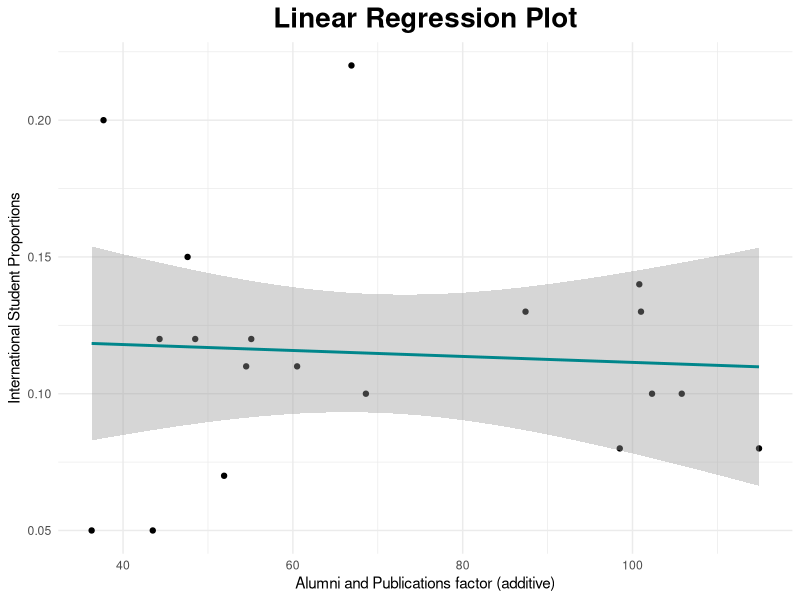
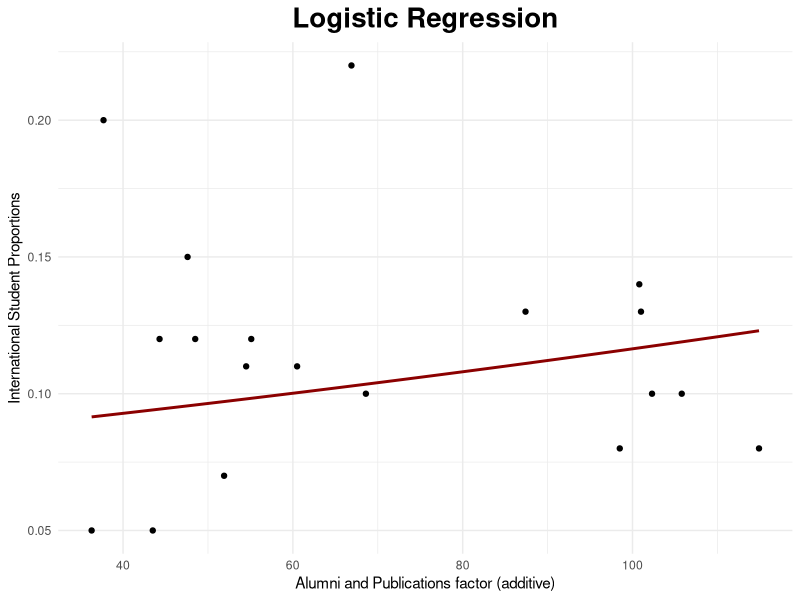
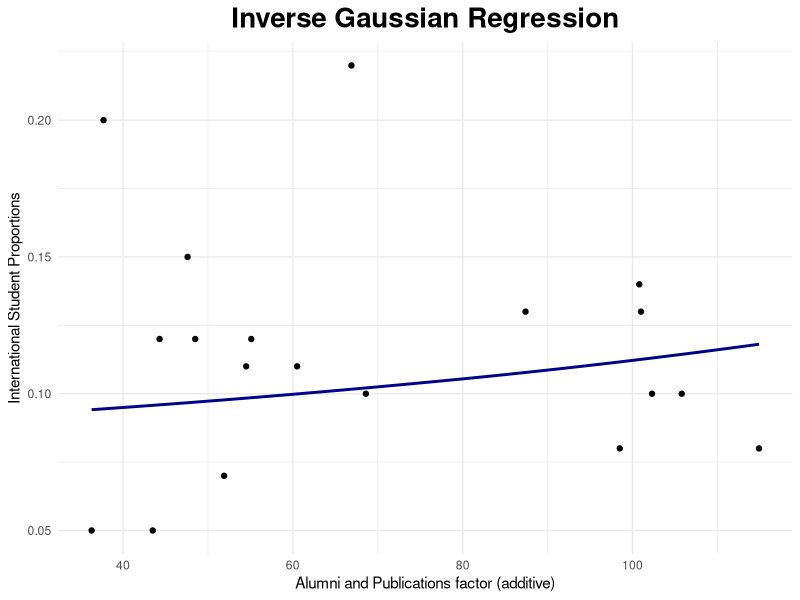
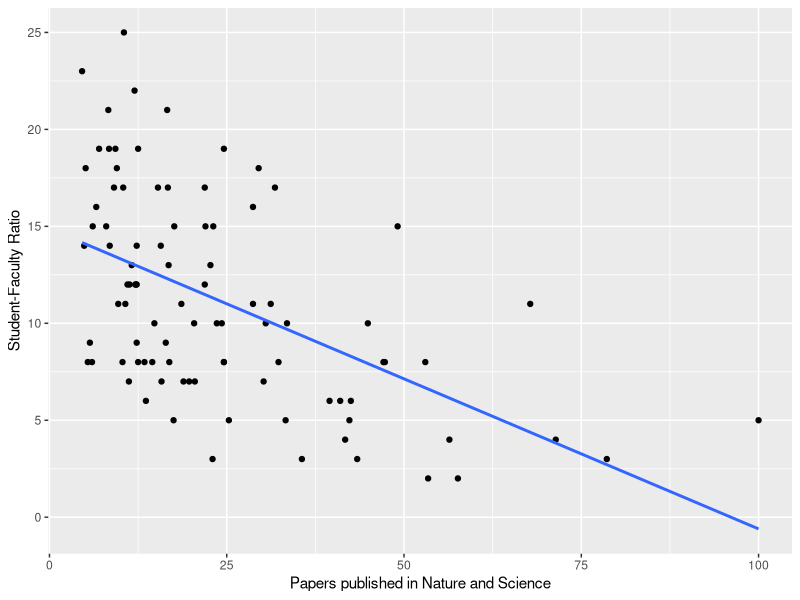
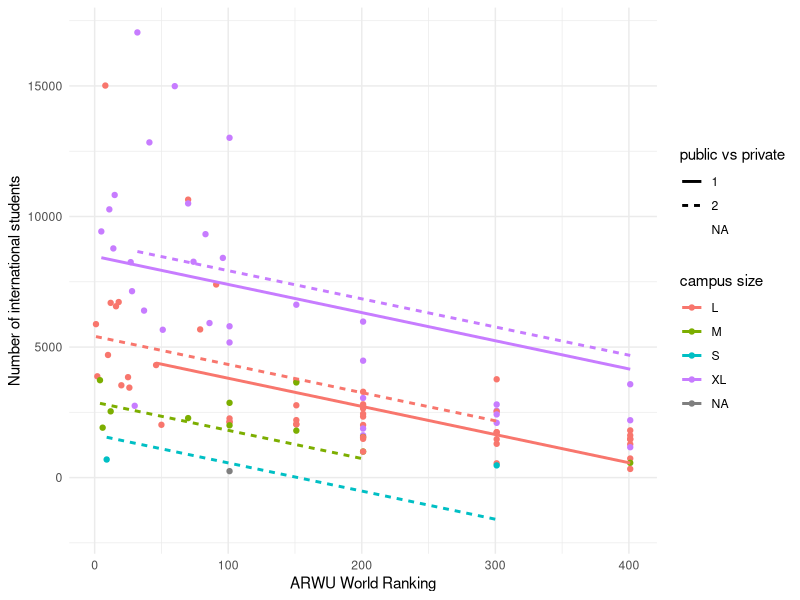

Here is the R script that generated these plots, in order:
## ---- chunk 1
library(tidyverse)
library(modelr)
library(caTools)

#Import Data
cleaned_data <- read.csv(file = "full_data_leftjoinCarnegie_clean2.csv")
processed_data1 <- na.omit(data.frame(y = cleaned_data$international_students_natlib, x= cleaned_data$alumni_arwu + cleaned_data$pub_arwu) )
split <- sample.split(processed_data1, SplitRatio = 0.7)
dt = sort(sample(nrow(processed_data1), nrow(processed_data1)*.7))
train<-processed_data1[dt,]
test<-processed_data1[-dt,]

#Comparing different model 
linear_model <- lm(y~x, data=train)
summary(linear_model)
ggplot(test,aes(x, y)) +
  geom_point() +
  geom_smooth(method="lm", se=TRUE, color="turquoise4") +
  theme_minimal() +
  labs(x="Alumni and Publications factor (additive)", y="International Student Proportions", title="Linear Regression Plot") +
  theme(plot.title = element_text(hjust=0.5, size=20, face="bold"))
suppressWarnings({
  g_model1 <- glm(y~x, data=train, family = binomial())#Logistic 1
  g_model2 <- glm(y~x, data=train, family = quasibinomial()) #Logistic 2
  g_model3 <- glm(y~x, data=train, family = gaussian()) # Identity
  g_model4 <- glm(y~x, data=train, family = poisson()) #log
  g_model5 <- glm(y~x, data=train, family = inverse.gaussian()) #1/mu^2
  g_model6 <- glm(y~x, data=train, family = Gamma()) #Inverse
})
summary(g_model1)
summary(g_model2)
summary(g_model3)
summary(g_model4)
summary(g_model5)
summary(g_model6)
y_predict1 <- data.frame(x = test$x, y =predict(g_model1, test, type = "response"))
y_predict2 <- data.frame(x = test$x, y =predict(g_model2, test, type = "response"))
y_predict3 <- data.frame(x = test$x, y =predict(g_model3, test, type = "response"))
y_predict4 <- data.frame(x = test$x, y =predict(g_model4, test, type = "response"))
y_predict5 <- data.frame(x = test$x, y =predict(g_model5, test, type = "response"))
y_predict6 <- data.frame(x = test$x, y =predict(g_model6, test, type = "response"))
#Plotting graphs
g1<- ggplot(test, aes(x, y)) + geom_point() + geom_smooth(data = y_predict1,  se=FALSE, color="red4", alpha = 0.1)+
  theme_minimal() +
  labs(x="Alumni and Publications factor (additive)", y="International Student Proportions", title="Logistic Regression") +
  theme(plot.title = element_text(hjust=0.5, size=20, face="bold"))
g2<- ggplot(test, aes(x, y)) + geom_point() + geom_smooth(data = y_predict2,  se=FALSE, color="orange4", alpha = 0.1)+
  theme_minimal() +
  labs(x="Alumni and Publications factor (additive)", y="International Student Proportions", title="Quasipolynomial Regression") +
  theme(plot.title = element_text(hjust=0.5, size=20, face="bold"))
g3<- ggplot(test, aes(x, y)) + geom_point() + geom_smooth(data = y_predict3,  se=FALSE, color="yellow4", alpha = 0.1)+
  theme_minimal() +
  labs(x="Alumni and Publications factor (additive)", y="International Student Proportions", title="Gaussian Regression (link: Identity Function) ") +
  theme(plot.title = element_text(hjust=0.5, size=20, face="bold"))
g4<- ggplot(test, aes(x, y)) + geom_point() + geom_smooth(data = y_predict4,  se=FALSE, color="green4", alpha = 0.1)+
  theme_minimal() +
  labs(x="Alumni and Publications factor (additive)", y="International Student Proportions", title="Poisson Regression (link: Log Function)") +
  theme(plot.title = element_text(hjust=0.5, size=20, face="bold"))
g5<- ggplot(test, aes(x, y)) + geom_point() + geom_smooth(data = y_predict5,  se=FALSE, color="blue4", alpha = 0.1)+
  theme_minimal() +
  labs(x="Alumni and Publications factor (additive)", y="International Student Proportions", title="Inverse Gaussian Regression") +
  theme(plot.title = element_text(hjust=0.5, size=20, face="bold"))
g6<- ggplot(test, aes(x, y)) + geom_point() +  geom_smooth(data = y_predict6,  se=FALSE, color="purple4", alpha = 0.1)+
  theme_minimal() +
  labs(x="Alumni and Publications factor (additive)", y="International Student Proportions", title="Gamma Regression (link: Inverse Function)") +
  theme(plot.title = element_text(hjust=0.5, size=20, face="bold"))
g1
g5

## ---- chunk 2
# Read in data and some basic cleaning
data_cleaned <- read.csv("full_data_leftjoinCarnegie_clean2.csv")
y = data_cleaned$international_students_natlib
x1 = data_cleaned$n_s_arwu
x2 = data_cleaned$stu_facl_ratio_qs
#linear regression
linearRegression = lm(x1~x2)
summary(linearRegression)
#Plotting
data_cleaned %>% ggplot(aes(x = n_s_arwu, y= stu_facl_ratio_qs)) +
  geom_point()+
  geom_smooth(method = "lm",se = FALSE) +
  labs(x = "Papers published in Nature and Science",
       y = "Student-Faculty Ratio")
## ---- chunk 3

# Read in data and some basic cleaning
fulldata <- read_csv("full_data_leftjoinCarnegie_clean2.csv")
fulldata <- fulldata %>% 
  mutate(type1_all = ifelse(type1_all==3, 2, type1_all)) %>% 
  mutate(type1_all=factor(type1_all))
## multivariate linear regression
mod <- lm(international_students_max ~ 
            tuition_kaggle+
            world_rank_arwu+
            size_qs+
            type1_all, 
          data = fulldata)
summary(mod)
## Plotting
fulldata %>%
  mutate(tuition_kaggle = mean(tuition_kaggle, na.rm = TRUE)) %>% 
  add_predictions(mod) %>% 
  ggplot(aes(x=world_rank_arwu)) +
  geom_point(aes(y = international_students_max,
                 color=size_qs))+
  geom_line(aes(y = pred, 
                color=size_qs, 
                linetype = type1_all), 
            size = 1)+
  labs(
       x="ARWU World Ranking",
       y="Number of international students",
       color="campus size",
       linetype = "public vs private")+
  theme_minimal()
  
